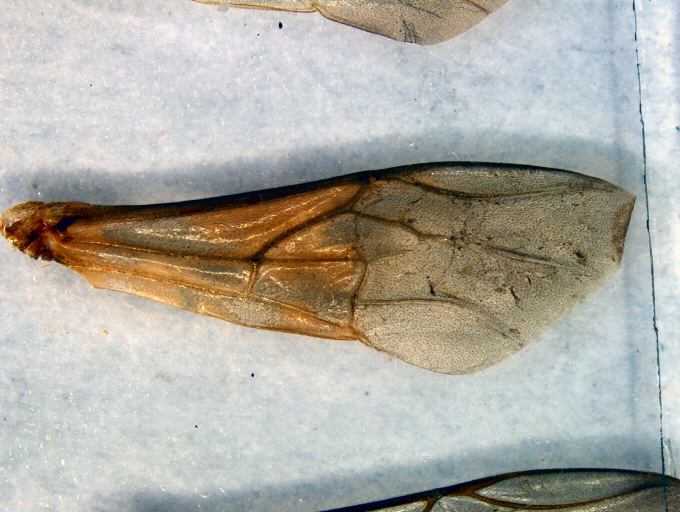
#> input picture m27e diploide.jpg, 1360 x 1024 px (shown at 1/2 size); its folder holds only this picture in this run
$ python -i basic_filters.py   (imports and definitions only)
#> lines starting #> are read from the running program, lines starting #| are printed output that depends on the picture; after the words box and inside, x2 and y2 are one past the last pixel; in counts of white or black regions, pixels touching at a corner belong together
import cv2
import numpy as np

import utils


def differenceOfGassians(img):
  """Metodo de binarizacao chamado difference of gaussians"""
  g1 =  cv2.GaussianBlur(img,(21,21),0)
  g2=  cv2.GaussianBlur(img,(23,23),0)
  result = g1 - g2
  _,img = cv2.threshold(result,128,255,cv2.THRESH_BINARY)
  return img

def remove(img, Min):
  """Recebe uma imagem e um tamanho minimo, devolve a imagem apenas com os objetos maiores que o tamanho minimo"""
  nb_components, output, stats, centroids = cv2.connectedComponentsWithStats(img, connectivity=8)
  sizes = stats[1:, -1]
  nb_components = nb_components - 1
  min_size = Min
  img = np.zeros((output.shape),np.uint8)
  for i in range(0, nb_components):
    if sizes[i] >= min_size:
      img[output == i + 1] = 255
  return img

def find_nearest_white(img, target):
  """Da uma localizacao e devolve a localizacao do ponto branco mais proximo, sera usado para manter apenas a asa centralizada"""
  img = remove(img, 2000)
  nonzero2 = cv2.findNonZero(img)
  distances = np.sqrt((nonzero2[:,:,0] - target[1]) ** 2 + (nonzero2[:,:,1] - target[0]) ** 2)
  nearest_index = np.argmin(distances)
  nearest_white= nonzero2[nearest_index]
  return nearest_white

def removeWings(img,kernel):
  """Metodo que deixa apenas a asa centralizada"""
  """Dropbox - > ferias -> Tirarruidosenormes2 explica o algoritmo"""

  big = cv2.morphologyEx(img, cv2.MORPH_CLOSE, kernel)

  target = int(len(big)/2) , int(len(big[0])/2)
  TARGET = find_nearest_white(big,target)
  nb_components2, output2, stats2, centroids2 = cv2.connectedComponentsWithStats(big, connectivity=8)
  nb_components2 = nb_components2 - 1
  imga = np.zeros((output2.shape),np.uint8)
  booleano = 0
  for i in range(0, nb_components2):
    if booleano == 0 :
      imgtransit = np.zeros((output2.shape),np.uint8)
      imgtransit[output2 == i + 1] = 255
      if imgtransit[TARGET[0][1]][TARGET[0][0]] == 255:
        imga[output2 == i + 1] = 255
        booleano == 1
  img_bwo2 = cv2.bitwise_and(imga, img)
  return img_bwo2

def diminuirImagem(img):
  """Diminui a imagem para determinada quantidade de pixels (se ela for maior que essa quantidade)"""
  # [5 lines of commented-out code are left out]
  (height, width) = img.shape[:2]
  # print('size:',height,width)
  if height * width > 480000:
    heightFinal = 600
    widthFinal = (heightFinal * width) / height
    imgfinal = cv2.resize(img, (int(widthFinal), int(heightFinal)), interpolation=cv2.INTER_AREA)
    return imgfinal
  return img


def cutImage(img):
  """Devolve o bounding box da asa binarizada xx,ww,hh,yy
  Alem disso, zcolsums e uma variavel que possui a soma dos pixels de cada coluna da matriz da imagem,
  e uma maneira de identificar se a asa esta inteira na imagem ou esta cortada, pois se a primeira coluna for = 0, significa que
  nao existe pixels da asa nessa parte inicial da matriz.
  """
  zcolsums = np.sum(img, axis=0)
  zlines = np.sum(img, axis=1)
  zcolsums2 = np.nonzero(0-zcolsums)
  zlines2 = np.nonzero(0-zlines)
  xx=zlines2[0][0]
  yy=zlines2[0][zlines2[0].shape[0]-1]
  ww=zcolsums2[0][0]
  hh=zcolsums2[0][zcolsums2[0].shape[0]-1]
  if xx > 7 :
    xx = xx-8
  else :
    xx = 0

  if ww > 7 :
    ww = ww-8
  else :
    ww = 0

  if hh < img.shape[1] -9:
    hh=hh+8
  else :
    hh=img.shape[1]-1

  if yy < img.shape[0] -9:
    yy=yy+8
  else :
    yy=img.shape[0]-1
  return xx,ww,hh,yy

def applyFilters(image):
  kernel9 = np.ones((9,9), np.uint8)

  filteredImage = diminuirImagem(image)
  originalImage = diminuirImagem(image)
  # utils.showImage('image original', originalImage)

  filteredImage = cv2.cvtColor(filteredImage, cv2.COLOR_BGR2GRAY)
  # utils.showImage('escala de cinza', filteredImage)
  filteredImage = cv2.medianBlur(filteredImage, 5)
  # utils.showImage('filtro de media', filteredImage)
  filteredImage = cv2.bilateralFilter(filteredImage, 5, 150, 150)
  # utils.showImage('filtro bilateral', filteredImage)
  filteredImage = differenceOfGassians(filteredImage)
  # utils.showImage('filtro de Gaussian', filteredImage)
  filteredImage = remove(filteredImage,400)
  # utils.showImage('remocao de ruidos', filteredImage)
  filteredImage = cv2.dilate(filteredImage, kernel9, iterations=1)
  # utils.showImage('dilatacao', filteredImage)
  # filteredImage = remove(filteredImage,200)
  filteredImage=cv2.erode(filteredImage,kernel9,iterations=1)
  # utils.showImage('erosao', filteredImage)
  filteredImage=removeWings(filteredImage,kernel9)

  # [4 lines of commented-out code are left out]

  filteredImage = cv2.ximgproc.thinning(filteredImage,thinningType=cv2.ximgproc.THINNING_ZHANGSUEN)
  # utils.showImage('esqueletizacao', filteredImage)

  return filteredImage, originalImage

>>> import cv2
>>> picture = cv2.imread('m27e diploide.jpg')
#> picture is the input picture: shape (1024, 1360, 3); mean B, G, R 163.7, 173, 175.4
>>> result = applyFilters(picture)
#> in differenceOfGassians, `_,img = cv2.threshold(result,128,255,cv2.THRESH_BINARY)`: img: shape (600, 796); 14.3% white; 8002 white regions (7674 under 20 px), largest, box (x1, y1, x2, y2) and area: (11, 188, 731, 428) 16324, (373, 512, 796, 600) 5762, (17, 252, 109, 321) 1317
#> in remove, `nb_components, output, stats, centroids = cv2.connectedComponentsWithS..`:
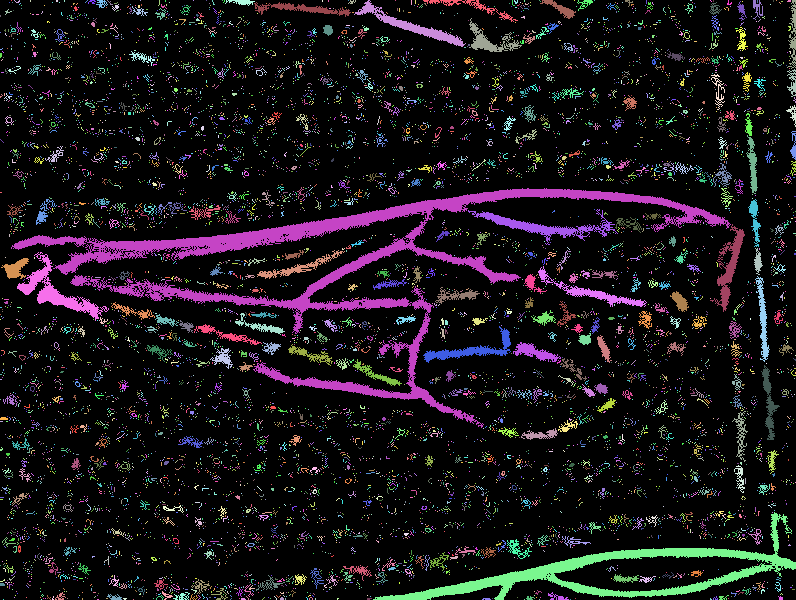
#> output: shape (600, 796) int32; 8003 distinct labels, from 0 to 8002; one colour per label, 0 black
#> in remove, `nb_components, output, stats, centroids = cv2.connectedComponentsWithS..`: nb_components = 8003; centroids = 8003 pairs, first value 0 to 795, second value 0 to 599
#> in remove, `sizes = stats[1:, -1]`: sizes = 8002 values, max 16324 at index 2959, min 1 at index 0, mean 8.51
#> in remove, `nb_components = nb_components - 1`: nb_components = 8002
#> after the loop in remove, `for i in range(0, nb_components):`:
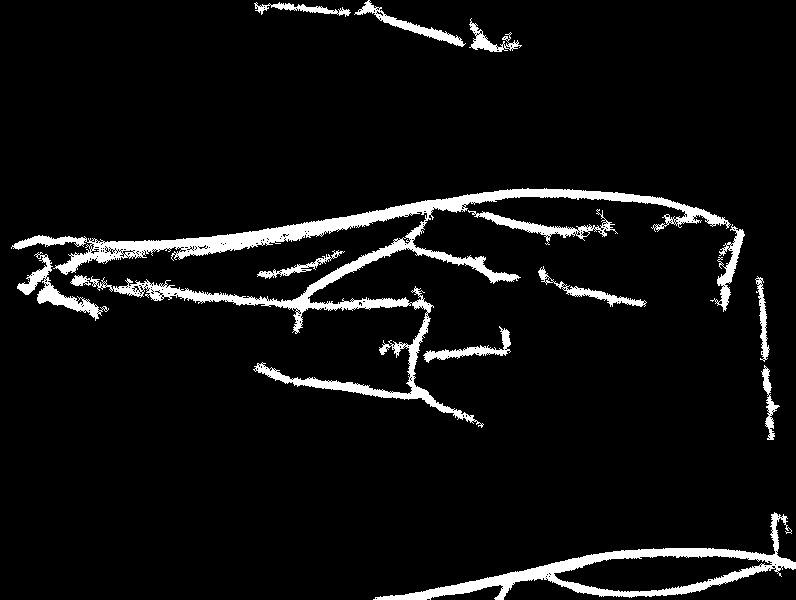
#> img: shape (600, 796); 6.3% white; 13 white regions, largest, box (x1, y1, x2, y2) and area: (11, 188, 731, 428) 16324, (373, 512, 796, 600) 5762, (17, 252, 109, 321) 1317
#> in applyFilters, `filteredImage = cv2.dilate(filteredImage, kernel9, iterations=1)`: filteredImage: shape (600, 796); 15% white; 5 white regions, box (x1, y1, x2, y2) and area: (7, 184, 749, 432) 48970, (369, 508, 796, 600) 12354, (250, 0, 526, 56) 5395, (751, 272, 784, 444) 2821, (534, 262, 651, 311) 2181
#> in applyFilters, `filteredImage=cv2.erode(filteredImage,kernel9,iterations=1)`: filteredImage: shape (600, 796); 7.8% white; 6 white regions, box (x1, y1, x2, y2) and area: (11, 188, 745, 428) 25286, (373, 512, 796, 600) 6742, (254, 0, 522, 52) 2555, (755, 276, 780, 440) 1141, (538, 266, 647, 307) 885, (257, 250, 345, 279) 634
#> in removeWings, `target = int(len(big)/2) , int(len(big[0])/2)`: target = (300, 398)
#> call 2 of remove, with Min = 2000
#> in remove (call 2), `nb_components, output, stats, centroids = cv2.connectedComponentsWithS..`:
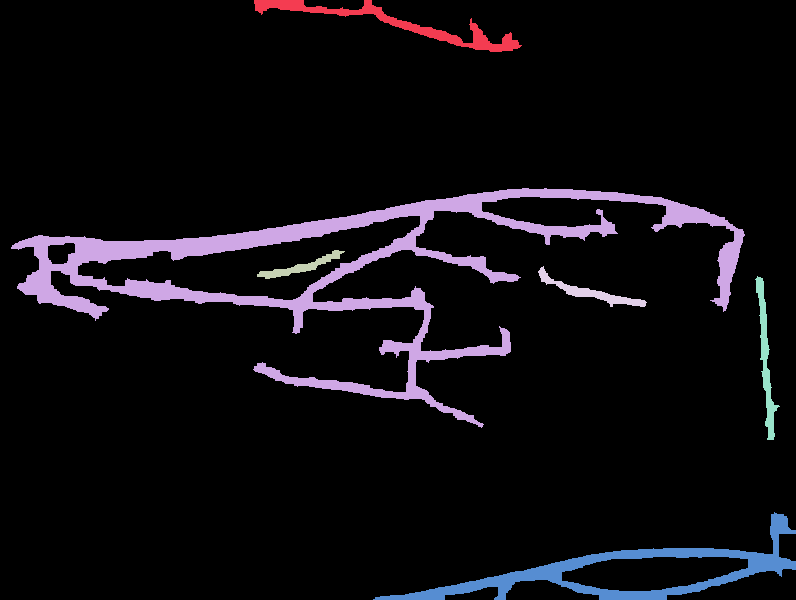
#> output: shape (600, 796) int32; 7 distinct labels, from 0 to 6; one colour per label, 0 black
#> in remove (call 2), `nb_components, output, stats, centroids = cv2.connectedComponentsWithS..`: nb_components = 7; stats = [[0, 0, 796, 600, 440357], [254, 0, 268, 52, 2555], [11, 188, 734, 240, 25286], [257, 250, 88, 29, 634], [538, 266, 109, 41, 885], [755, 276, 25, 164, 1141], [373, 512, 423, 88, 6742]]; centroids = [[395.5, 298.5], [396.1, 23.56], [350.7, 270.5], [300.4, 266.3], [589.8, 291.9], [765.4, 359.5], [624.1, 571.2]]
#> in remove (call 2), `sizes = stats[1:, -1]`: sizes = [2555, 25286, 634, 885, 1141, 6742]
#> in remove (call 2), `nb_components = nb_components - 1`: nb_components = 6
#> after the loop in remove (call 2), `for i in range(0, nb_components):`:
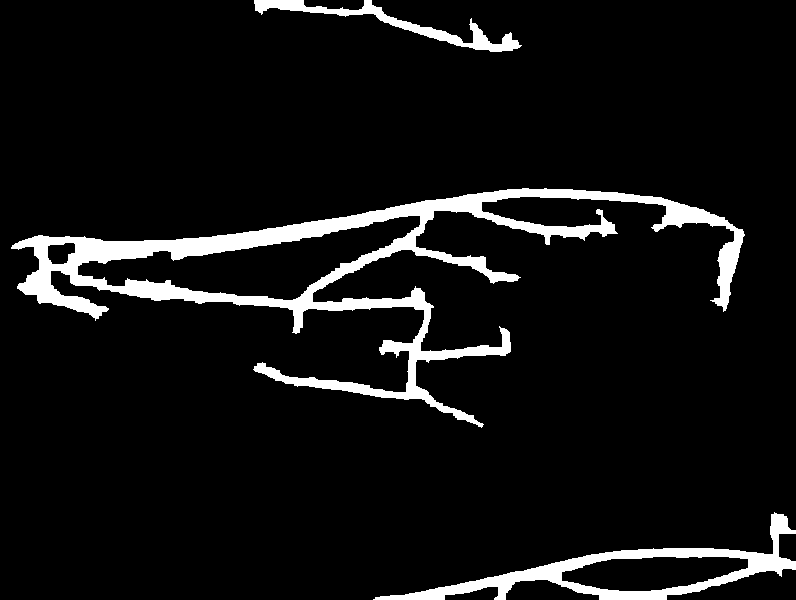
#> img: shape (600, 796); 7.2% white; 3 white regions, box (x1, y1, x2, y2) and area: (11, 188, 745, 428) 25286, (373, 512, 796, 600) 6742, (254, 0, 522, 52) 2555
#> in find_nearest_white, `nonzero2 = cv2.findNonZero(img)`: nonzero2 = contour of 34583 points, box (x1, y1, x2, y2) (11, 0, 796, 600), area 29074
#> in find_nearest_white, `nearest_index = np.argmin(distances)`: nearest_index = 21530
#> in find_nearest_white, `nearest_white= nonzero2[nearest_index]`: nearest_white = [[398, 300]]
#> in removeWings, `nb_components2, output2, stats2, centroids2 = cv2.connectedComponentsW..`: nb_components2 = 7; stats2 has the same summary as stats in remove; centroids2 has the same summary as centroids in remove
#> in removeWings, `nb_components2 = nb_components2 - 1`: nb_components2 = 6
#> after the loop in removeWings, `for i in range(0, nb_components2):`:
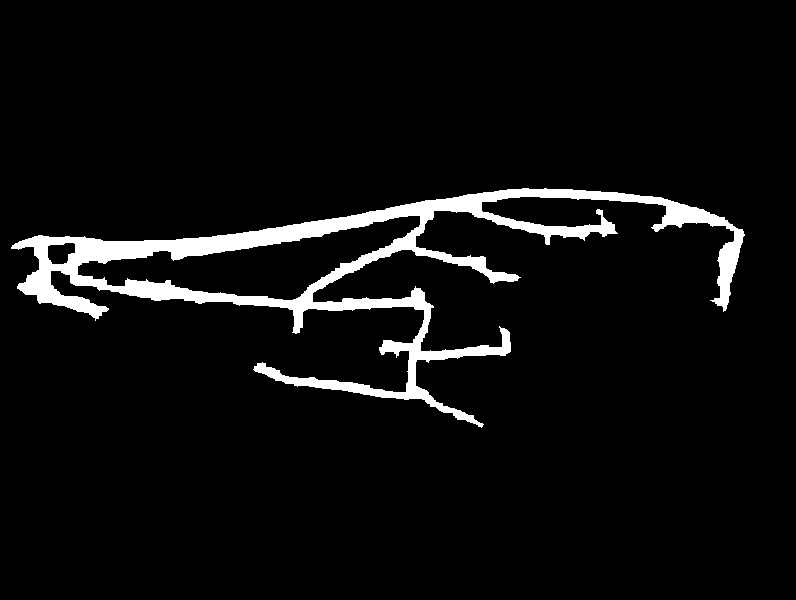
#> imga: shape (600, 796); 5.3% white; 1 white region, box (x1, y1, x2, y2) and area: (11, 188, 745, 428) 25286
#> after the loop in removeWings, `for i in range(0, nb_components2):`:
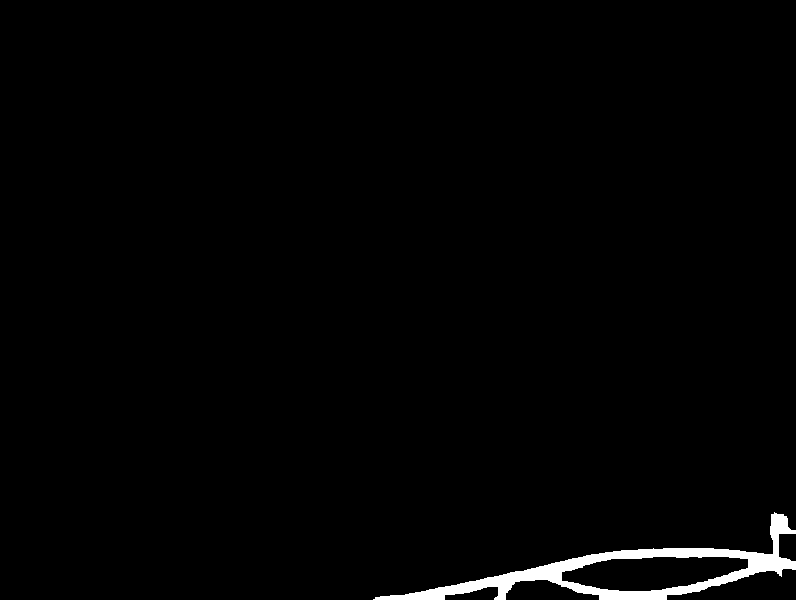
#> imgtransit: shape (600, 796); 1.4% white; 1 white region, box (x1, y1, x2, y2) and area: (373, 512, 796, 600) 6742
#> in applyFilters, `filteredImage = cv2.ximgproc.thinning(filteredImage,thinningType=cv2.x..`:
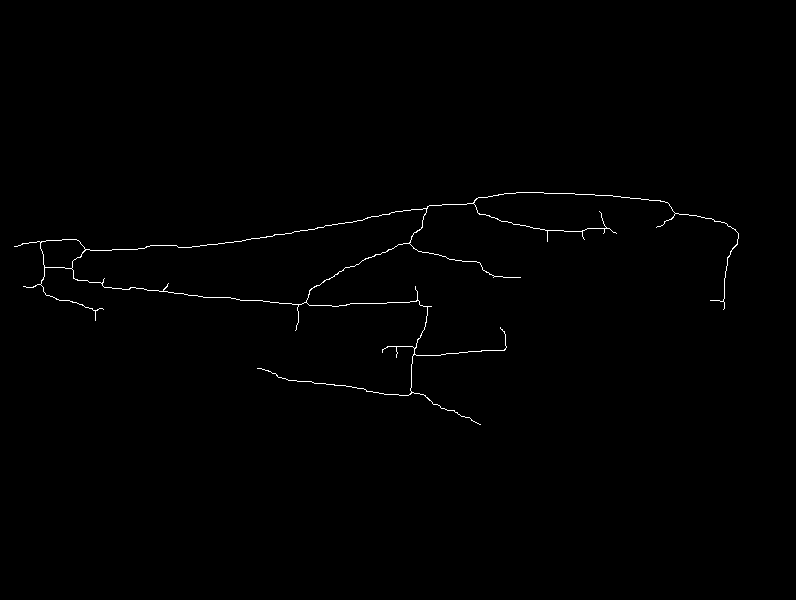
#> filteredImage: shape (600, 796); 0.52% white in thin lines or dots, all inside (x1, y1, x2, y2) = (14, 192, 739, 425)
